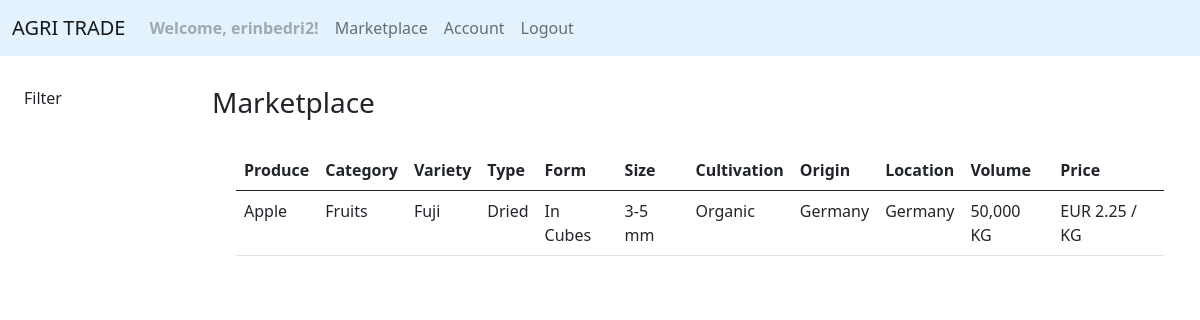
The page /marketplace/ (signed in) on the database its author committed.
### agri_trade/marketplace/models.py (models this page shows, shortened)
class Product(models.Model):
    PRODUCT_CATEGORY = [
        ('Cereals', 'Cereals'),
        ('Pulses', 'Pulses'),
        ('Nuts', 'Nuts'),
        ('Oilseeds', 'Oilseeds'),
        ('Sugar and starch', 'Sugar and starch'),
        ('Fiber Crops', 'Fiber Crops'),
        ('Beverages', 'Beverages'),
        ('Narcotics', 'Narcotics'),
        ('Spices', 'Spices'),
        ('Forages', 'Forages'),
        ('Vegetables', 'Vegetables'),
        ('Fruits', 'Fruits'),
    ]
    PRODUCT_TYPE_MAX_LEN = max([len(product_type[1]) for product_type in PRODUCT_CATEGORY])
    CULTIVATION_TYPES = [
        ('Organic', 'Organic'),
        ('Conventional', 'Conventional'),
        ('In Conversion', 'In Conversion'),
    ]
    CULTIVATION_TYPE_MAX_LEN = max([len(cultivation_type[1]) for cultivation_type in CULTIVATION_TYPES])
    owner = models.ForeignKey(
        UserModel,
        on_delete=CASCADE)
    name = models.CharField(
        max_length=20,
    )
    category = models.CharField(
        max_length=PRODUCT_TYPE_MAX_LEN,
        choices=PRODUCT_CATEGORY,
    )
    variety = models.CharField(
        max_length=25,
        blank=True,
        null=True,
    )
    type = models.CharField(
        max_length=25,
        blank=True,
        null=True,
    )
    form = models.CharField(
        max_length=25,
        blank=True,
        null=True,
    )
    size = models.CharField(
        max_length=25,
        blank=True,
        null=True,
    )
    cultivation_type = models.CharField(
        max_length=CULTIVATION_TYPE_MAX_LEN,
        choices=CULTIVATION_TYPES,
    )
    available_volume = models.IntegerField(
        validators=[
            MinValueValidator(0),
            MaxValueValidator(1000000),
        ]
    )
    price = models.FloatField(
        validators=[
            MinValueValidator(0),
        ]
    )
    description = models.TextField(
        max_length=500,
        blank=True,
        null=True,
    )
    origin = models.CharField(
        max_length=50,
    )
    location = models.CharField(
        max_length=50,
    )
    image = models.ImageField(
        null=True,
        blank=True,
        upload_to='produces',
        validators=(
            file_size,
        )
    )
    created_on = models.DateTimeField(
        auto_now_add=True
    )
    edited_on = models.DateTimeField(
        auto_now=True
    )

### agri_trade/marketplace/views.py (the view)
# urls.py: path('', views.marketplace, name='marketplace'),
@login_required
def marketplace(request):
    products = Product.objects.all()
    context = {
        'products': products,
    }
    return render(request, 'marketplace/marketplace.html', context)

### agri_trade/marketplace/templates/marketplace/marketplace.html (shortened to what this page needs)
{% extends 'web/base.html' %}
{% load humanize %}
{% block content %}
    <div class="container-fluid" style="margin-top: 30px">
        <div class="row">
            <div class="col-2">
                <div class="container">
                    <div class="row justify-content-md-left">
                        Filter
                    </div>
                </div>
            </div>
            <div class="col-10">
                <h3>Marketplace</h3>
                <div class="container">
                    <table class="table table-hover" style="margin-top: 30px">
                        <thead>
                        <tr>
                            <th scope="col">Produce</th>
                            <th scope="col">Category</th>
                            <th scope="col">Variety</th>
                            <th scope="col">Type</th>
                            <th scope="col">Form</th>
                            <th scope="col">Size</th>
                            <th scope="col">Cultivation</th>
                            <th scope="col">Origin</th>
                            <th scope="col">Location</th>
                            <th scope="col">Volume</th>
                            <th scope="col">Price</th>
                        </tr>
                        </thead>
                        <tbody>
                        {% for product in products %}
                            <tr onclick="window.location='{% url "marketplace:product details" product.id %}';">
                                <td>{{ product.name }}</td>
                                <td>{{ product.category }}</td>
                                <td>{{ product.variety }}</td>
                                <td>{{ product.type }}</td>
                                <td>{{ product.form }}</td>
                                <td>{{ product.size }}</td>
                                <td>{{ product.cultivation_type }}</td>
                                <td>{{ product.origin }}</td>
                                <td>{{ product.location }}</td>
                                <td>{{ product.available_volume|intcomma }} KG</td>
                                <td>EUR {{ product.price|floatformat:2 }} / KG</td>
                            </tr>
                        {% endfor %}
                        </tbody>
                    </table>
                </div>
            </div>
        </div>
    </div>
{% endblock %}

### agri_trade/web/templates/web/navigation.html (shortened to what this page needs)
<nav class="navbar navbar-expand-lg navbar-light" style="background-color: #e3f2fd;">
    <div class="container-fluid">
        <a class="navbar-brand" href="{% url 'web:homepage' %}">AGRI TRADE</a>
        <div class="collapse navbar-collapse" id="navbarNavDropdown">
            <ul class="navbar-nav">
                {% if request.user.is_authenticated %}
                    <li class="nav-item">
                        <b><a class="nav-link disabled" href="#">Welcome, {{ request.user.username }}!</a></b>
                    </li>
                    <li class="nav-item">
                        <a class="nav-link" href="{% url 'marketplace:marketplace' %}">Marketplace</a>
                    </li>
                    <li class="nav-item">
                        <a class="nav-link" href="{% url 'accounts:account' %}">Account</a>
                    </li>
                    <li class="nav-item">
                        <a class="nav-link" href="{% url 'accounts:logout' %}">Logout</a>
                    </li>
                {% endif %}
            </ul>
        </div>
    </div>
</nav>

### rows shown on the page
Product: name "Apple", category "Fruits", variety "Fuji", type "Dried", form "In Cubes", size "3-5 mm", cultivation_type "Organic", origin "Germany", location "Germany", available_volume "50,000", price "2.25"

### other values the page prints
{{ request.user.username }} "erinbedri2"
